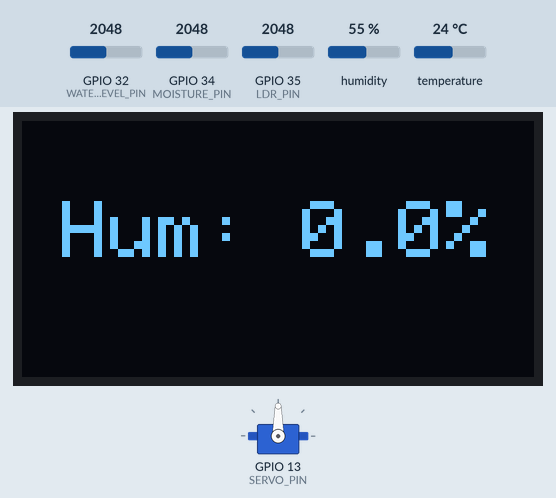
Bench run of a sketch on a simulated ESP32. Shown: servo, 128×64 one-colour display. Inputs (shaded band) come from the test bench; at power-on: humidity 55 %, GPIO 32 (WATER_LEVEL_PIN) = 2048, GPIO 35 (LDR_PIN) = 2048, GPIO 34 (MOISTURE_PIN) = 2048, temperature 24 °C. WiFi joins after 1.5 s; servers stay silent unless stated; what the sketch prints to the serial monitor is not drawn.

Above: at 3.7 s.
3.8 s: humidity set to 22 %
At 15.8 s:
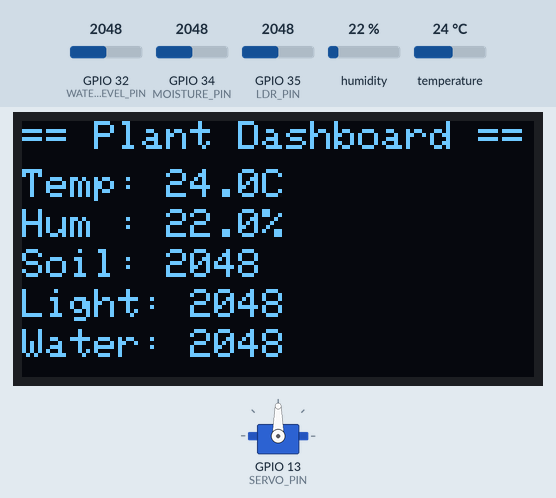
22.4 s: GPIO 32 (WATER_LEVEL_PIN) set to 2866
At 30.8 s:
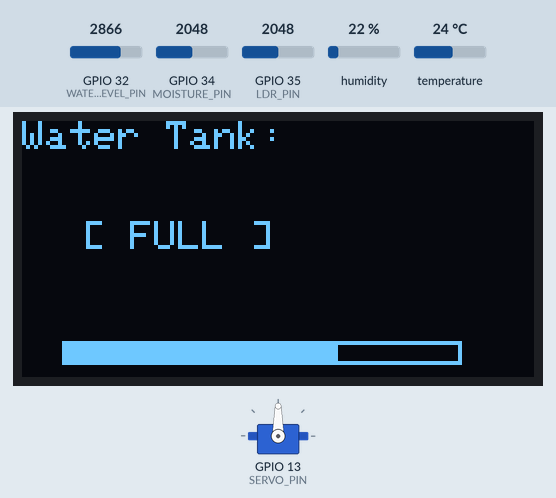
41.0 s: GPIO 35 (LDR_PIN) set to 3972
At 45.8 s:
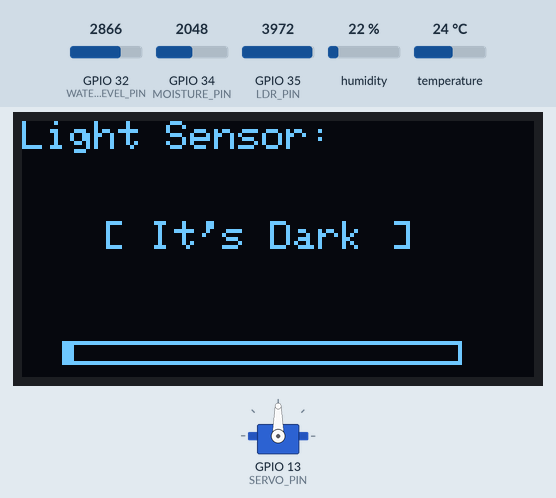
59.6 s: GPIO 34 (MOISTURE_PIN) set to 2456
At 60.8 s:
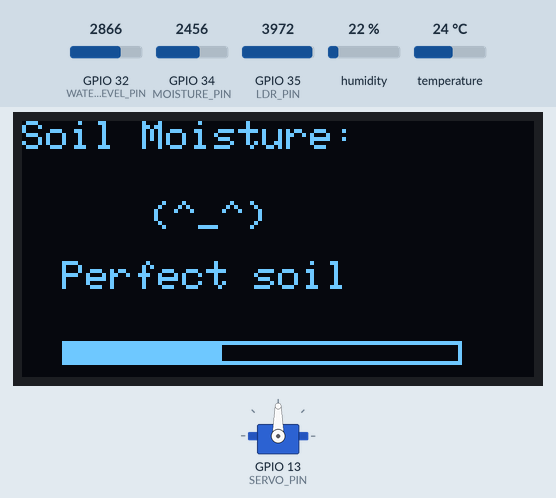
78.2 s: GPIO 34 (MOISTURE_PIN) set to 2555
At 93.6 s:
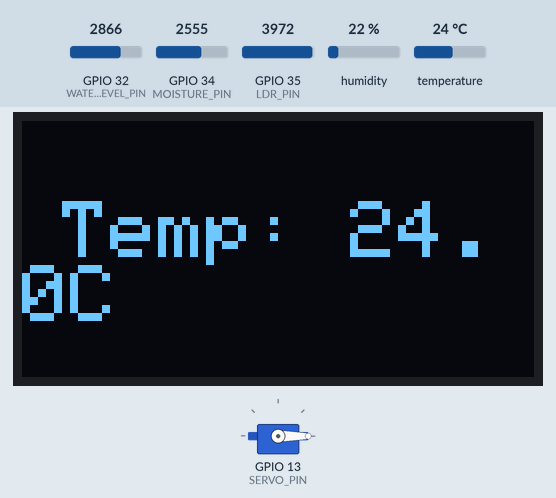
Timing chart, 0 to 108.8 s (numbered marks = the images above; inputs shaded):
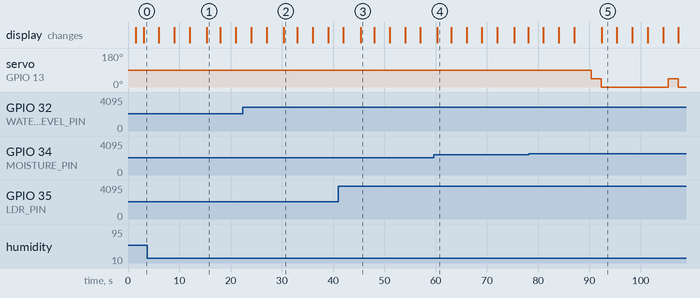

Measured:
- the behaviour switches between 2500 and 2501 on GPIO 34 (MOISTURE_PIN) (found by bisection; images 4 and 5)
- after the input at 22.4 s, the display: first differs from a run without the input after 8.0 s (image 2)
- after the input at 41.0 s, the display: first differs from a run without the input after 4.3 s (image 3)
- after the input at 78.2 s, servo on GPIO 13 (SERVO_PIN): alternates 45° for 2.0 s and 0° for 13.0 s, starting after 12.1 s
- what the display in image 1 shows lasts 2.6 s, from 15.4 s to 18.0 s

The sketch:

plant_monitor.ino
```cpp
#include <WiFi.h>
#include "DHT.h"
#include "ThingSpeak.h"
#include <Adafruit_SSD1306.h>
#include <Adafruit_GFX.h>
#include <ESP32Servo.h>

#define WIFI_SSID "######"
#define WIFI_PASS "######"

#define DHTPIN 4
#define DHTTYPE DHT11
#define SERVO_PIN 13
#define MOISTURE_PIN 34
#define LDR_PIN 35
#define WATER_LEVEL_PIN 32

#define SCREEN_WIDTH 128
#define SCREEN_HEIGHT 64
#define OLED_ADDR 0x3C

#define CHANNEL_ID 3100507
#define WRITE_API "######"

#define DRY_THRESHOLD 2500
#define WET_THRESHOLD 1200
#define LIGHT_BRIGHT 1000
#define LIGHT_DARK 3000
#define WATER_FULL 2800
#define WATER_LOW 1200

#define DATA_UPDATE_INTERVAL 15000
#define DISPLAY_SWITCH_INTERVAL 3000
#define SERVO_SWEEP_INTERVAL 20

Adafruit_SSD1306 display(SCREEN_WIDTH, SCREEN_HEIGHT, &Wire, -1);
WiFiClient client;
DHT dht(DHTPIN, DHTTYPE);
Servo myServo;

unsigned long lastUpdateTime = 0;
unsigned long lastDisplaySwitch = 0;
unsigned long lastServoMove = 0;

float temperature = 0;
float humidity = 0;
int moistureValue = 0;
int lightValue = 0;
int waterLevelValue = 0;

int servoPos = 0;
int servoDirection = 1;
int displayMode = 0;

void connectWiFi()
{
    Serial.print("Connecting to WiFi");
    WiFi.begin(WIFI_SSID, WIFI_PASS);
    while (WiFi.status() != WL_CONNECTED)
    {
        Serial.print(".");
        delay(300);
    }
    Serial.println("\nWiFi connected!");
}

void setupDisplay()
{
    if (!display.begin(SSD1306_SWITCHCAPVCC, OLED_ADDR))
    {
        Serial.println("OLED init failed!");
        while (1)
            ;
    }
    display.clearDisplay();
    display.setTextSize(1);
    display.setTextColor(SSD1306_WHITE);
    display.setCursor(15, 25);
    display.println("Smart Plant System");
    display.display();
    delay(1000);
}

void drawBar(int x, int y, int width, int height, int value, int maxValue)
{
    int filled = map(value, 0, maxValue, 0, width);
    display.drawRect(x, y, width, height, SSD1306_WHITE);
    display.fillRect(x, y, filled, height, SSD1306_WHITE);
}

void updateSensorData()
{
    temperature = dht.readTemperature();
    humidity = dht.readHumidity();
    moistureValue = analogRead(MOISTURE_PIN);
    lightValue = analogRead(LDR_PIN);
    waterLevelValue = analogRead(WATER_LEVEL_PIN);

    Serial.printf("Temp: %.1f°C | Hum: %.1f%% | Moist: %d | Light: %d | Water: %d\n",
                  temperature, humidity, moistureValue, lightValue, waterLevelValue);
}

void sendToThingSpeak()
{
    ThingSpeak.setField(1, temperature);
    ThingSpeak.setField(2, humidity);
    ThingSpeak.setField(3, moistureValue);
    ThingSpeak.setField(4, lightValue);
    ThingSpeak.setField(5, waterLevelValue);
    ThingSpeak.writeFields(CHANNEL_ID, WRITE_API);
}

void showTemperature()
{
    display.clearDisplay();
    display.setTextSize(2);
    display.setCursor(10, 20);
    display.print("Temp: ");
    display.print(temperature, 1);
    display.println("C");
    display.display();
}

void showHumidity()
{
    display.clearDisplay();
    display.setTextSize(2);
    display.setCursor(10, 20);
    display.print("Hum: ");
    display.print(humidity, 1);
    display.println("%");
    display.display();
}

void showMoisture()
{
    display.clearDisplay();
    display.setTextSize(1);
    display.setCursor(0, 0);
    display.println("Soil Moisture:");

    if (moistureValue > DRY_THRESHOLD)
    {
        display.setCursor(20, 20);
        display.println("  (x_x)");
        display.setCursor(5, 35);
        display.println("Dry! Needs water");
    }
    else if (moistureValue < WET_THRESHOLD)
    {
        display.setCursor(20, 20);
        display.println("  (~_~)");
        display.setCursor(15, 35);
        display.println("Too wet!");
    }
    else
    {
        display.setCursor(20, 20);
        display.println("  (^_^)");
        display.setCursor(10, 35);
        display.println("Perfect soil");
    }

    drawBar(10, 55, 100, 6, 4095 - moistureValue, 4095);
    display.display();
}

void showLight()
{
    display.clearDisplay();
    display.setTextSize(1);
    display.setCursor(0, 0);
    display.println("Light Sensor:");

    if (lightValue < LIGHT_BRIGHT)
    {
        display.setCursor(20, 25);
        display.println("[ Sunlight! ]");
    }
    else if (lightValue > LIGHT_DARK)
    {
        display.setCursor(20, 25);
        display.println("[ It's Dark ]");
    }
    else
    {
        display.setCursor(20, 25);
        display.println("[ Moderate ]");
    }

    drawBar(10, 55, 100, 6, 4095 - lightValue, 4095);
    display.display();
}

void showWaterLevel()
{
    display.clearDisplay();
    display.setTextSize(1);
    display.setCursor(0, 0);
    display.println("Water Tank:");

    if (waterLevelValue > WATER_FULL)
    {
        display.setCursor(15, 25);
        display.println("[ FULL ]");
    }
    else if (waterLevelValue < WATER_LOW)
    {
        display.setCursor(15, 25);
        display.println("[ LOW  ]");
    }
    else
    {
        display.setCursor(15, 25);
        display.println("[ OK   ]");
    }

    drawBar(10, 55, 100, 6, waterLevelValue, 4095);
    display.display();
}

void showDashboard()
{
    display.clearDisplay();
    display.setTextSize(1);
    display.setCursor(0, 0);
    display.println("== Plant Dashboard ==");

    display.setCursor(0, 12);
    display.printf("Temp: %.1fC\n", temperature);
    display.setCursor(0, 22);
    display.printf("Hum : %.1f%%\n", humidity);
    display.setCursor(0, 32);
    display.printf("Soil: %d\n", moistureValue);
    display.setCursor(0, 42);
    display.printf("Light: %d\n", lightValue);
    display.setCursor(0, 52);
    display.printf("Water: %d\n", waterLevelValue);

    display.display();
}

void moveServoAuto()
{
    if (moistureValue > DRY_THRESHOLD && waterLevelValue > WATER_LOW)
    {
        Serial.println("Dry soil -> Watering plant...");
        myServo.write(45);
        delay(2000);
        myServo.write(0);
    }
    else if (waterLevelValue <= WATER_LOW)
    {
        Serial.println("Tank empty -> Skipping watering.");
    }
}

void setup()
{
    Serial.begin(115200);
    dht.begin();
    myServo.attach(SERVO_PIN);
    connectWiFi();
    ThingSpeak.begin(client);
    setupDisplay();
    pinMode(MOISTURE_PIN, INPUT);
}

void loop()
{
    unsigned long currentMillis = millis();

    if (currentMillis - lastUpdateTime >= DATA_UPDATE_INTERVAL)
    {
        updateSensorData();
        sendToThingSpeak();
        moveServoAuto();
        lastUpdateTime = currentMillis;
    }

    if (currentMillis - lastDisplaySwitch >= DISPLAY_SWITCH_INTERVAL)
    {
        displayMode = (displayMode + 1) % 6;
        switch (displayMode)
        {
        case 0:
            showTemperature();
            break;
        case 1:
            showHumidity();
            break;
        case 2:
            showMoisture();
            break;
        case 3:
            showLight();
            break;
        case 4:
            showWaterLevel();
            break;
        case 5:
            showDashboard();
            break;
        }
        lastDisplaySwitch = currentMillis;
    }
}
```
